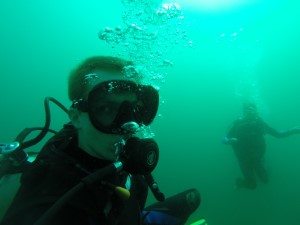
#> input picture Week4_Dataset_collection/Dataset/Train/Clams/16964383132_4f336340d1_o.jpg, 300 x 225 px; its folder holds only this picture in this run
$ python data_exploration.py
#> lines starting #> are read from the running program, lines starting #| are printed output that depends on the picture
import os
import cv2
import matplotlib.pyplot as plt
import pandas as pd
import seaborn as sns
from PIL import Image
from tqdm import tqdm

# -----------------------------
# 0. Paths
# -----------------------------
dataset_path = "../Dataset/Train"
output_path = os.path.join(os.path.dirname(__file__), "..", "outputs")
os.makedirs(output_path, exist_ok=True)

# create output folder automatically
os.makedirs(output_path, exist_ok=True)

# valid image extensions
valid_ext = (".jpg", ".jpeg", ".png")

# -----------------------------
# 1. Count number of classes
# -----------------------------
classes = sorted(os.listdir(dataset_path))
num_classes = len(classes)

print("\nNumber of Classes:", num_classes)
print("Classes:", classes)

# -----------------------------
# 2. Count images per class
# -----------------------------
image_counts = {}

for cls in classes:
    class_path = os.path.join(dataset_path, cls)

    images = [img for img in os.listdir(class_path)
              if img.lower().endswith(valid_ext)]

    image_counts[cls] = len(images)

print("\nImages per class:")
print(image_counts)

# dataframe
df = pd.DataFrame(list(image_counts.items()), columns=["Class", "Count"])

# -----------------------------
# 3. Plot class distribution
# -----------------------------
plt.figure(figsize=(14,6))
sns.barplot(x="Class", y="Count", data=df)

plt.xticks(rotation=90)
plt.title("Class Distribution")
plt.tight_layout()

plt.savefig(os.path.join(output_path, "class_distribution.png"))
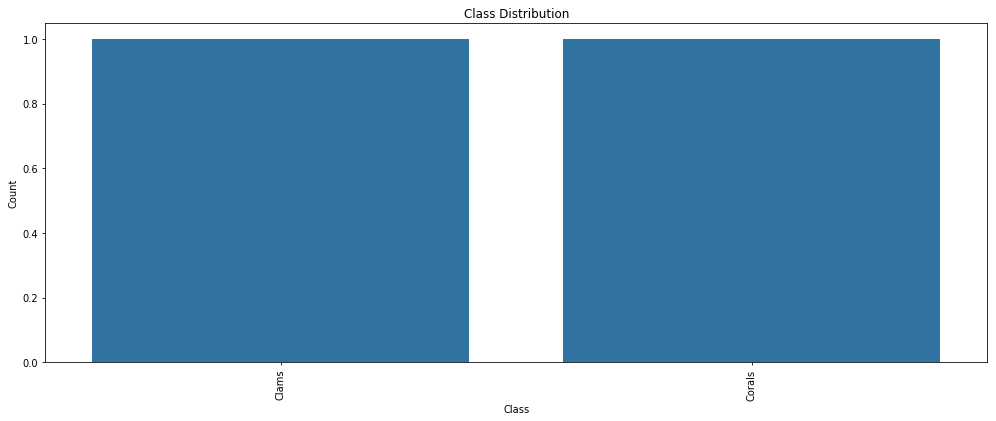
#> figure drawn by matplotlib, 1 panel
plt.close()

print("Saved: class_distribution.png")

# -----------------------------
# 4. Show sample images
# -----------------------------
plt.figure(figsize=(10,10))

for i, cls in enumerate(classes[:9]):

    class_path = os.path.join(dataset_path, cls)

    images = [img for img in os.listdir(class_path)
              if img.lower().endswith(valid_ext)]

    img_path = os.path.join(class_path, images[0])

    img = cv2.imread(img_path)
#> img is the input picture: shape (225, 300, 3); mean B, G, R 117.1, 144, 5.2
    img = cv2.cvtColor(img, cv2.COLOR_BGR2RGB)

    plt.subplot(3,3,i+1)
    plt.imshow(img)
    plt.title(cls)
    plt.axis("off")

plt.tight_layout()
plt.savefig(os.path.join(output_path, "sample_images.png"))
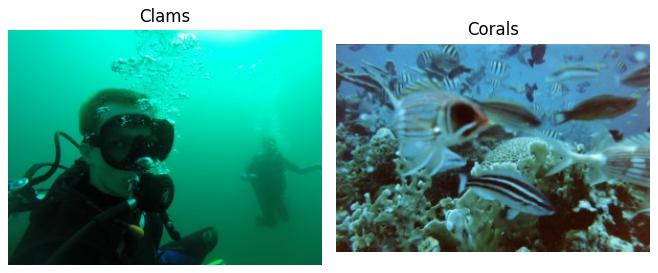
#> figure drawn by matplotlib, 2 panels
plt.close()

print("Saved: sample_images.png")

# -----------------------------
# 5. Image resolution analysis
# -----------------------------
widths = []
heights = []

print("\nChecking image resolutions...")

for cls in tqdm(classes):

    class_path = os.path.join(dataset_path, cls)

    images = [img for img in os.listdir(class_path)
              if img.lower().endswith(valid_ext)]
#> images = ['16964383132_4f336340d1_o.jpg']

    for img_name in images[:50]:

        img_path = os.path.join(class_path, img_name)

        img = cv2.imread(img_path)

        if img is None:
            continue

        h, w = img.shape[:2]
#> h = 225; w = 300

        heights.append(h)
        widths.append(w)

avg_width = sum(widths)/len(widths)
#> avg_width = 300
avg_height = sum(heights)/len(heights)
#> avg_height = 212

print("Average Width:", avg_width)
#| Average Width: 300.0
print("Average Height:", avg_height)
#| Average Height: 212.0

# -----------------------------
# 6. Detect corrupted images
# -----------------------------
corrupted = []

print("\nChecking corrupted images...")

for cls in tqdm(classes):

    class_path = os.path.join(dataset_path, cls)

    images = [img for img in os.listdir(class_path)
              if img.lower().endswith(valid_ext)]
#> images = ['16964383132_4f336340d1_o.jpg']

    for img_name in images:

        img_path = os.path.join(class_path, img_name)

        try:
            img = Image.open(img_path)
            img.verify()

        except:
            corrupted.append(img_path)

print("\nTotal corrupted images:", len(corrupted))
#| Total corrupted images: 2

if len(corrupted) > 0:
    print("Example corrupted files:", corrupted[:5])
#| Example corrupted files: ['../Dataset/Train/Clams/16964383132_4f336340d1_o.jpg', '../Dataset/Train/Corals/1344669054_28d3a4e9ca_o.jpg']

# -----------------------------
# 7. Save dataset report
# -----------------------------
report = {
    "Total Classes": num_classes,
    "Total Images": sum(image_counts.values()),
    "Average Width": avg_width,
    "Average Height": avg_height,
    "Corrupted Images": len(corrupted)
}
#> report = {'Total Classes': 2, 'Total Images': 2, 'Average Width': 300, 'Average Height': 212, 'Corrupted Images': 2}

report_df = pd.DataFrame(report.items(), columns=["Metric", "Value"])
#> report_df = table of 5 rows and 2 columns

report_df.to_csv(os.path.join(output_path, "dataset_report.csv"), index=False)

print("\nSaved: dataset_report.csv")

print("\nData Exploration Completed Successfully")


# -----------------------------
# Detect Class Imbalance
# -----------------------------
max_images = max(image_counts.values())
min_images = min(image_counts.values())

imbalance_ratio = max_images / min_images

print("\nClass Imbalance Analysis")
print("Max images in a class:", max_images)
print("Min images in a class:", min_images)
print("Imbalance Ratio:", round(imbalance_ratio,2))

if imbalance_ratio > 3:
    print("⚠️ Dataset is highly imbalanced")
else:
    print("✅ Dataset is reasonably balanced")

# save class distribution csv
df.to_csv(os.path.join(output_path, "class_distribution.csv"), index=False)

print("Saved: class_distribution.csv")


# -----------------------------
# Compute class weights
# -----------------------------
from sklearn.utils.class_weight import compute_class_weight
import numpy as np

labels = []

for cls in classes:
    labels += [cls] * image_counts[cls]

class_weights = compute_class_weight(
    class_weight="balanced",
    classes=np.unique(labels),
    y=labels
)

weights_dict = dict(zip(np.unique(labels), class_weights))

weights_df = pd.DataFrame(list(weights_dict.items()), columns=["Class","Weight"])
weights_df.to_csv(os.path.join(output_path,"class_weights.csv"), index=False)

print("Saved: class_weights.csv")
